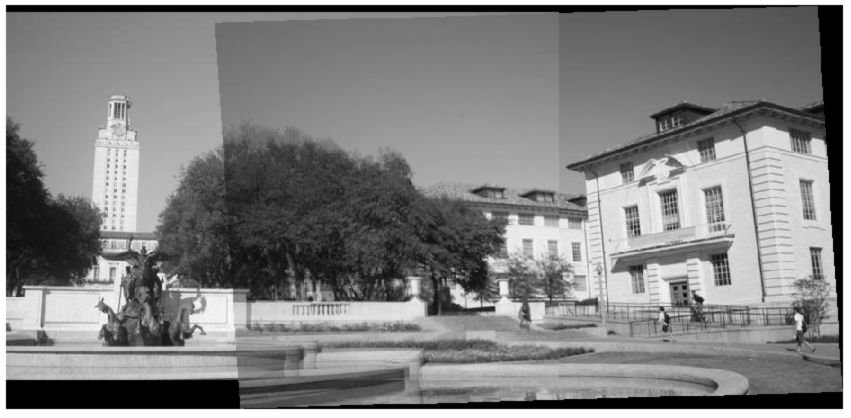
#> input picture hw3_release/solution_hog_panorama.png, 1702 x 836 px (shown at 1/2 size); its folder holds only this picture in this run
$ python -i panorama.py   (imports and definitions only)
#> lines starting #> are read from the running program, lines starting #| are printed output that depends on the picture
#> further down, picture is the input picture: shape (836, 1702); min 0, max 255, mean 128.8
"""
CS131 - Computer Vision: Foundations and Applications
Assignment 3
Author: Donsuk Lee (donlee90@stanford.edu)
Date created: 09/2017
Last modified: 09/27/2018
Python Version: 3.5+
"""

import numpy as np
from skimage import filters
from skimage.feature import corner_peaks
from skimage.util.shape import view_as_blocks
from scipy.spatial.distance import cdist
from scipy.ndimage.filters import convolve

from utils import pad, unpad, get_output_space, warp_image


def harris_corners(img, window_size=3, k=0.04):
#> called with window_size = 3, k = 0.04
    H, W = img.shape
#> H = 836; W = 1702
    window = np.ones((window_size, window_size))

    response = np.zeros((H, W))
    #第一步： 偏导数
    dx = filters.sobel_v(img)
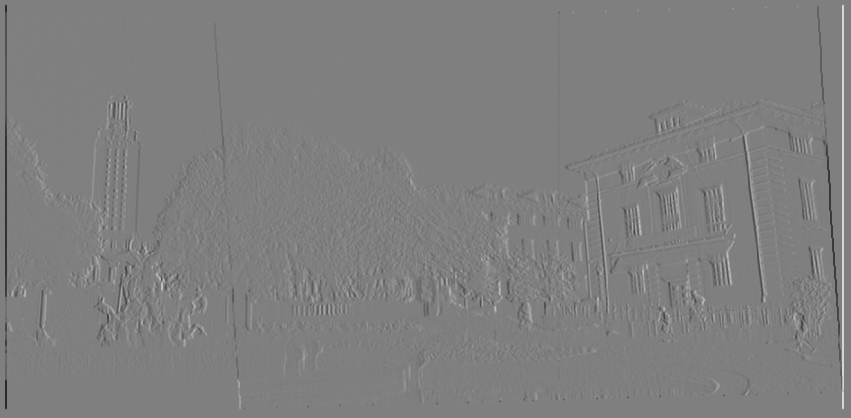
#> dx: shape (836, 1702) float64 (shown at 1/2 size); min -0.749, max 0.749, mean 3.31e-20; drawn with min black and max white
    dy = filters.sobel_h(img)
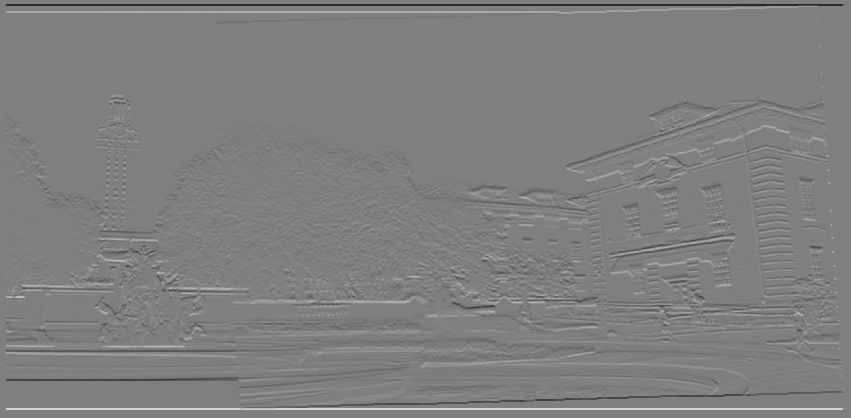
#> dy: shape (836, 1702) float64 (shown at 1/2 size); min -0.749, max 0.749, mean 1.12e-18; drawn with min black and max white

    # 第二步： 偏导数乘积
    dxx = dx * dx
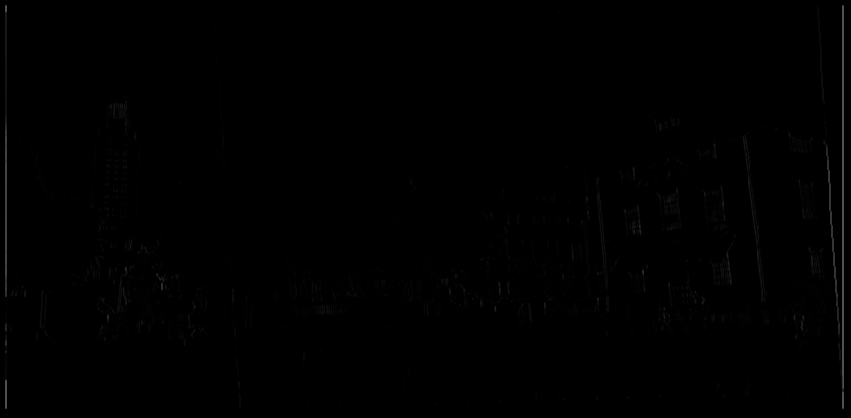
#> dxx: shape (836, 1702) float64 (shown at 1/2 size); min 0, max 0.561, mean 0.0027
    dyy = dy * dy
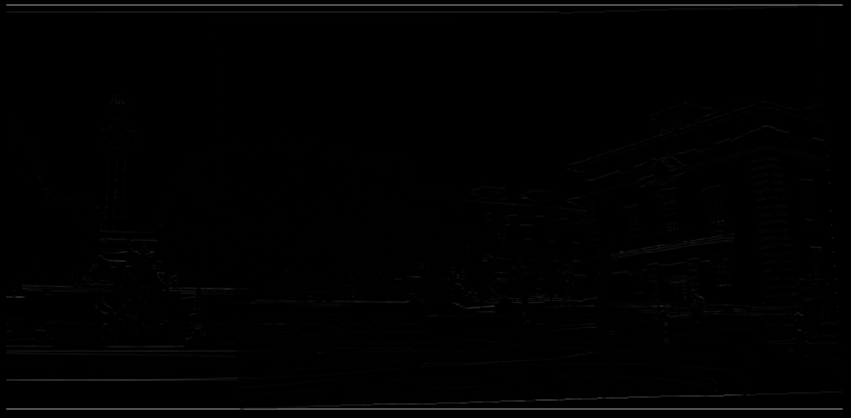
#> dyy: shape (836, 1702) float64 (shown at 1/2 size); min 0, max 0.561, mean 0.00566
    dxy = dx * dy

    # 第三步： 形成矩阵
    mxx = convolve(dxx, window)
    mxy = convolve(dxy, window)
    myy = convolve(dyy, window)      #加权计算

    # 第四步： 计算response
    for i in range(H):
        for j in range(W):
            M = np.array([[mxx[i, j], mxy[i, j]], [mxy[i, j], myy[i, j]]])
            response[i, j] = np.linalg.det(M) - k * np.trace(M) ** 2
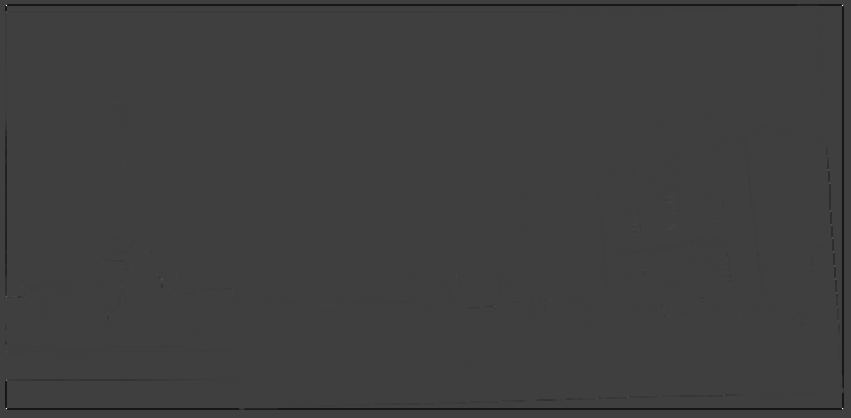
#> response: shape (836, 1702) float64 (shown at 1/2 size); min -0.506, max 1.54, mean -0.00441; drawn with min black and max white

    return response


# [267 lines left out: functions simple_descriptor, describe_keypoints, match_descriptors, fit_affine_matrix, ransac, hog_descriptor and 2 more, not called in this run]

>>> import cv2
>>> picture = cv2.imread('solution_hog_panorama.png', cv2.IMREAD_GRAYSCALE)
>>> result = harris_corners(picture)
